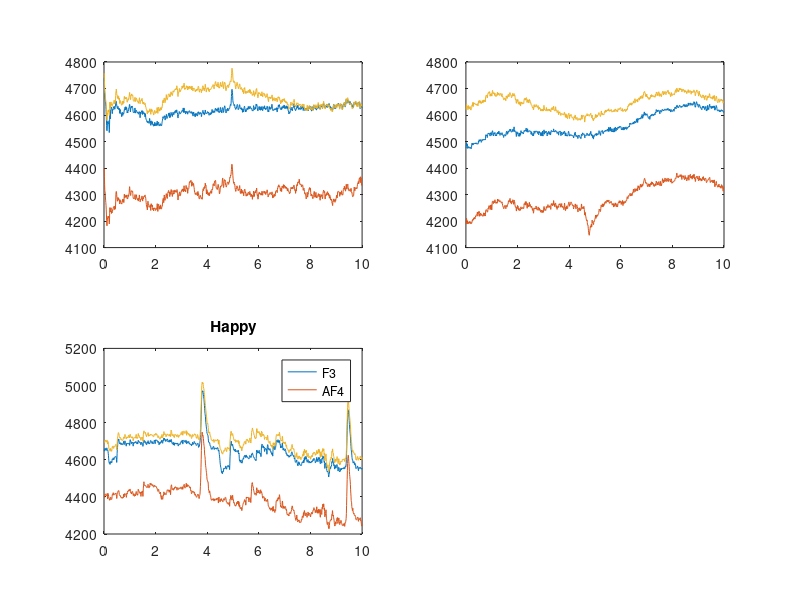
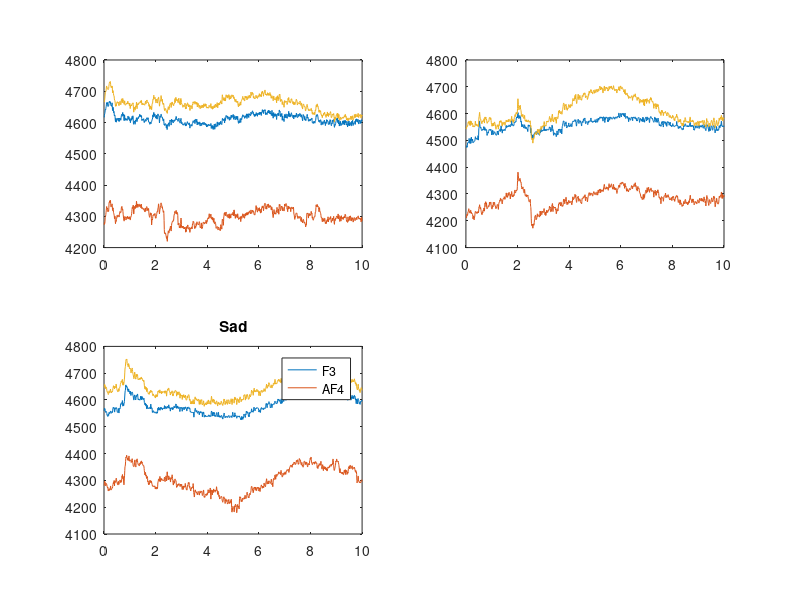
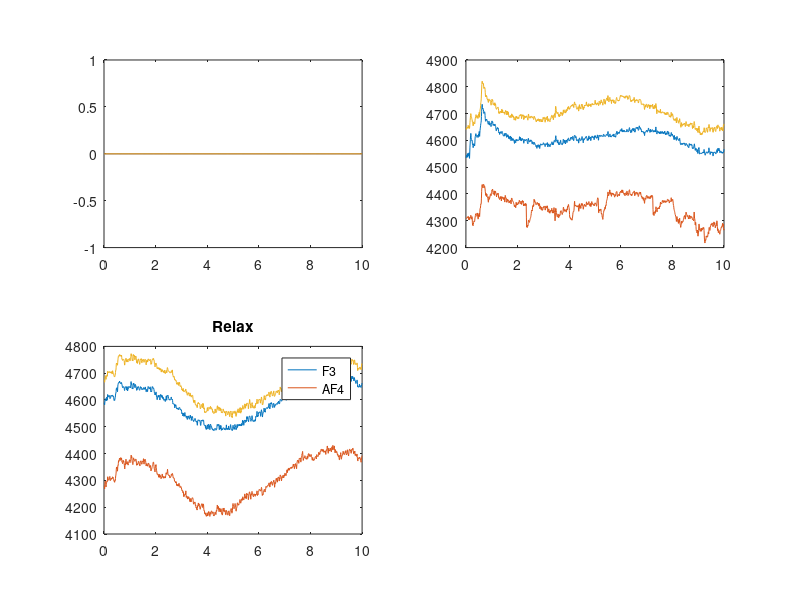
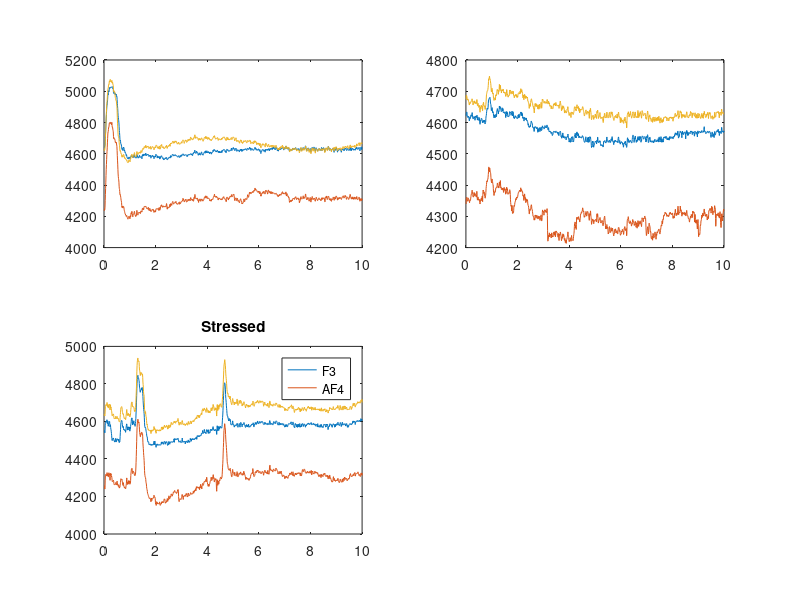

Reproduce these figures in MATLAB, in order. (Note: a time limit stopped this script after it produced the figures.)
% Load data sets
happy(1) = load('setup2_1_happy.mat');
happy(2) = load('setup2_2_happy.mat');
happy(3) = load('setup2_3_happy.mat');
%happy(4) = load('setup2_4_happy.mat');
sad(1) = load('setup2_1_sad.mat');
sad(2) = load('setup2_2_sad.mat');
sad(3) = load('setup2_3_sad.mat');
%sad(4) = load('setup2_4_sad.mat');
relax(1) = load('setup2_1_relax.mat');
relax(2) = load('setup2_2_relax.mat');
relax(3) = load('setup2_3_relax.mat');
%relax(4) = load('setup2_4_relax.mat');
stressed(1) = load('setup2_1_stressed.mat');
stressed(2) = load('setup2_2_stressed.mat');
stressed(3) = load('setup2_3_stressed.mat');
%stressed(4) = load('setup2_4_stressed.mat');

% Data channels in order
DataChannelsNames = {
    'COUNTER'
    'INTERPOLATED'
    'RAW CQ'
    'AF3'
    'F7'
    'F3' % signal 1
    'FC5'
    'T7'
    'P7' % good for noise
    'O1'
    'O2'
    'P8'
    'T8'
    'FC6'
    'F4'
    'F8'
    'AF4' % signal 2
    'GYROX'
    'GYROY'
    'TIMESTAMP'
    'TIMESTAMP'
    'FUNC ID'
    'FUNC VALUE'
    'MARKER'
    'SYNC SIGNAL'};

% Channel indexes
F3  = 6;
AF4 = 17;
O1 = 10;
FC5 = 7;
% time axis
samples = size(happy(1).recordData, 1);
t = 10 / samples : 10 / samples : 10;

% Plot data in terms of emotional state
figure()
for i = 1:3
    subplot(2,2,i), plot(t, happy(i).recordData(:, F3),t,happy(i).recordData(:, FC5), t, happy(i).recordData(:, O1))
end
title('Happy'), legend('F3', 'AF4')

figure()
for i = 1:3
    subplot(2,2,i), plot(t, sad(i).recordData(:, F3),t,sad(i).recordData(:, FC5), t, sad(i).recordData(:, O1))
end
title('Sad'), legend('F3', 'AF4')

figure()
for i = 1:3
    subplot(2,2,i), plot(t, relax(i).recordData(:, F3),t,relax(i).recordData(:, FC5), t, relax(i).recordData(:, O1))
end
title('Relax'), legend('F3', 'AF4')

figure()
for i = 1:3
    subplot(2,2,i), plot(t, stressed(i).recordData(:, F3),t,stressed(i).recordData(:, FC5), t, stressed(i).recordData(:, O1))
end
title('Stressed'), legend('F3', 'AF4')

% Calculate FFT for each channel we are interested in
sampFreq = 128;
len   = size(happy(1).recordData, 1);     % Length of signal
next2 = 2^nextpow2(len);                % Next power of 2 from length of y
f  = sampFreq / 2 * linspace(0, 1, next2 / 2 + 1)';
a  = find(f == 8);
ab = find(f == 12);
b  = find(f == 30);
figure()
for i = 1:3
    chanF3  = happy(i).recordData(:, F3);
    chanAF4 = happy(i).recordData(:, AF4);
    fftF3   = fft(chanF3, next2) / len;
    fftAF4  = fft(chanAF4, next2) / len;
    magF3   = 2 * abs(fftF3(1 : next2 / 2 + 1));
    magAF4  = 2 * abs(fftAF4(1 : next2 / 2 + 1));
    deciF3  = 20 * log10(abs(magF3)/max(abs(magF3)));
    deciAF4 = 20 * log10(abs(magAF4)/max(abs(magAF4)));
    subplot(2, 4, i), plot(f(a:ab), deciF3(a:ab) / deciAF4(a:ab), f(a:ab), magF3(a:ab) / magAF4(a:ab))
    subplot(2, 4, i + 4), plot(f(ab:b), deciF3(ab:b) / deciAF4(ab:b), f(ab:b), magF3(ab:b) / magAF4(ab:b))
end
title('Happy (F3 / AF3)'), legend('RQ Decibel', 'RQ Linear')
